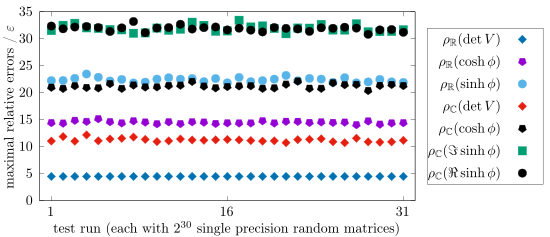

Write the gnuplot code that produced this figure.
# max 140 (W) x 195 (H) mm
set term cairolatex pdf standalone header "\\usepackage{amsmath,amsfonts}" color font ", 10" size 14cm,6cm
set output "srejv2.tex"
set key center rmargin vertical spacing 2 box

set xrange [0:32]
set xtics ("1" 1, "16" 16, "31" 31)
set xlabel "test run (each with $2^{30}$ single precision matrices)"

set ylabel "maximal relative errors / $\\varepsilon_{32}$"

set datafile columnheaders

plot "sljv2t.csv" using 1:4 with points title "$\\mathop{\\mathrm{\\rho_{\\mathbb{R}}}}(\\det\\hat{V})$" pointtype 13 linetype 14, \
     "sljv2t.csv" using 1:5 with points title "$\\mathop{\\mathrm{\\rho_{\\mathbb{R}}}}(\\cosh\\theta)$" pointtype 15 linetype 1, \
     "sljv2t.csv" using 1:6 with points title "$\\mathop{\\mathrm{\\rho_{\\mathbb{R}}}}(\\sinh\\theta)$" pointtype 7 linetype 3, \
     "cljv2t.csv" using 1:4 with points title "$\\mathop{\\mathrm{\\rho_{\\mathbb{C}}}}(\\det\\hat{V})$" pointtype 13 linetype 15, \
     "cljv2t.csv" using 1:5 with points title "$\\mathop{\\mathrm{\\rho_{\\mathbb{C}}}}(\\cosh\\theta)$" pointtype 15 linetype -1, \
     "cljv2t.csv" using 1:7 with points title "$\\mathop{\\mathrm{\\rho_{\\mathbb{C}}}}(\\Im(\\mathrm{e}^{\\mathrm{i}\\phi}\\sinh\\theta))$" pointtype 5 linetype 4, \
     "cljv2t.csv" using 1:6 with points title "$\\mathop{\\mathrm{\\rho_{\\mathbb{C}}}}(\\Re(\\mathrm{e}^{\\mathrm{i}\\phi}\\sinh\\theta))$" pointtype 7 linetype -1
